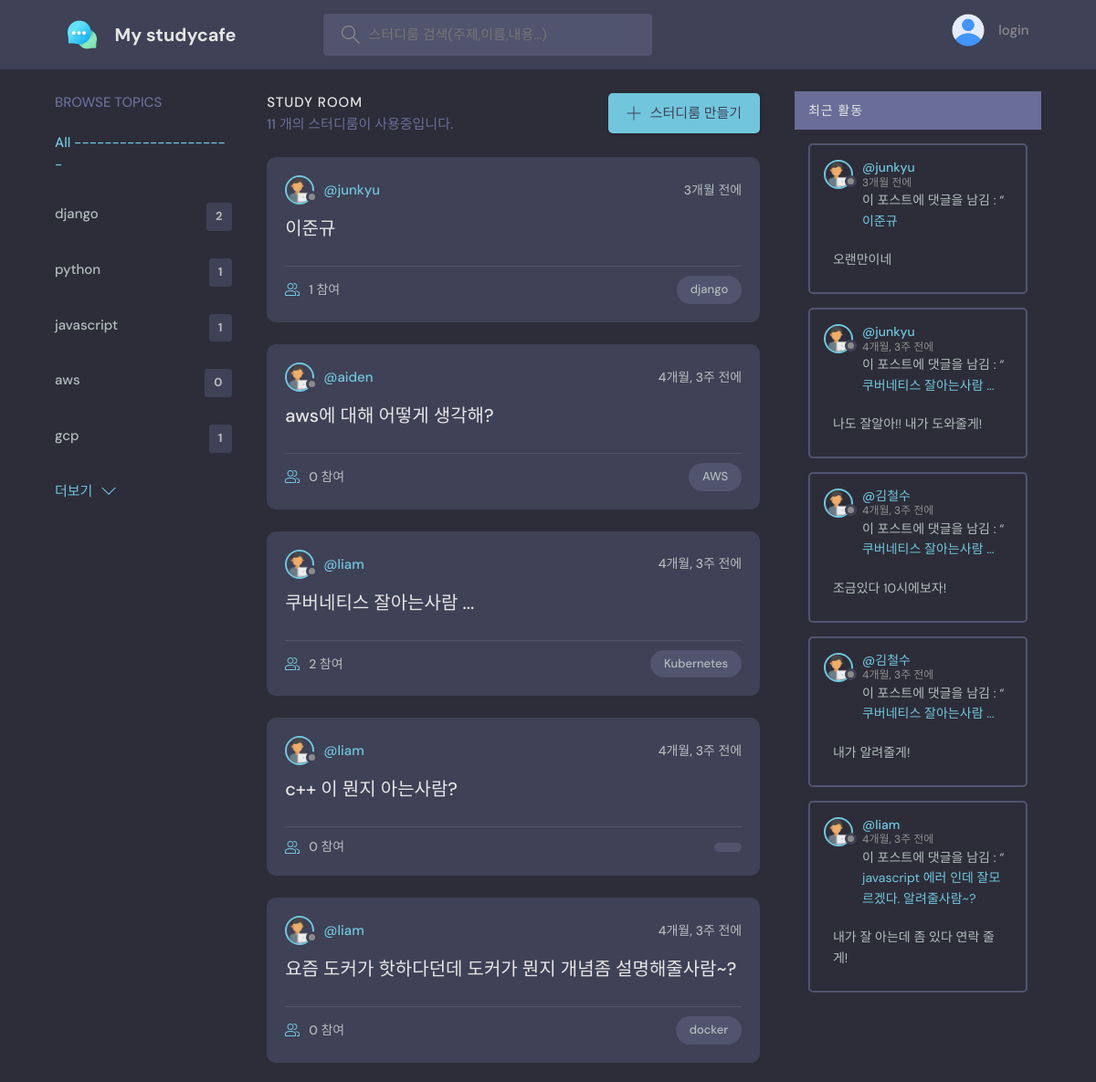
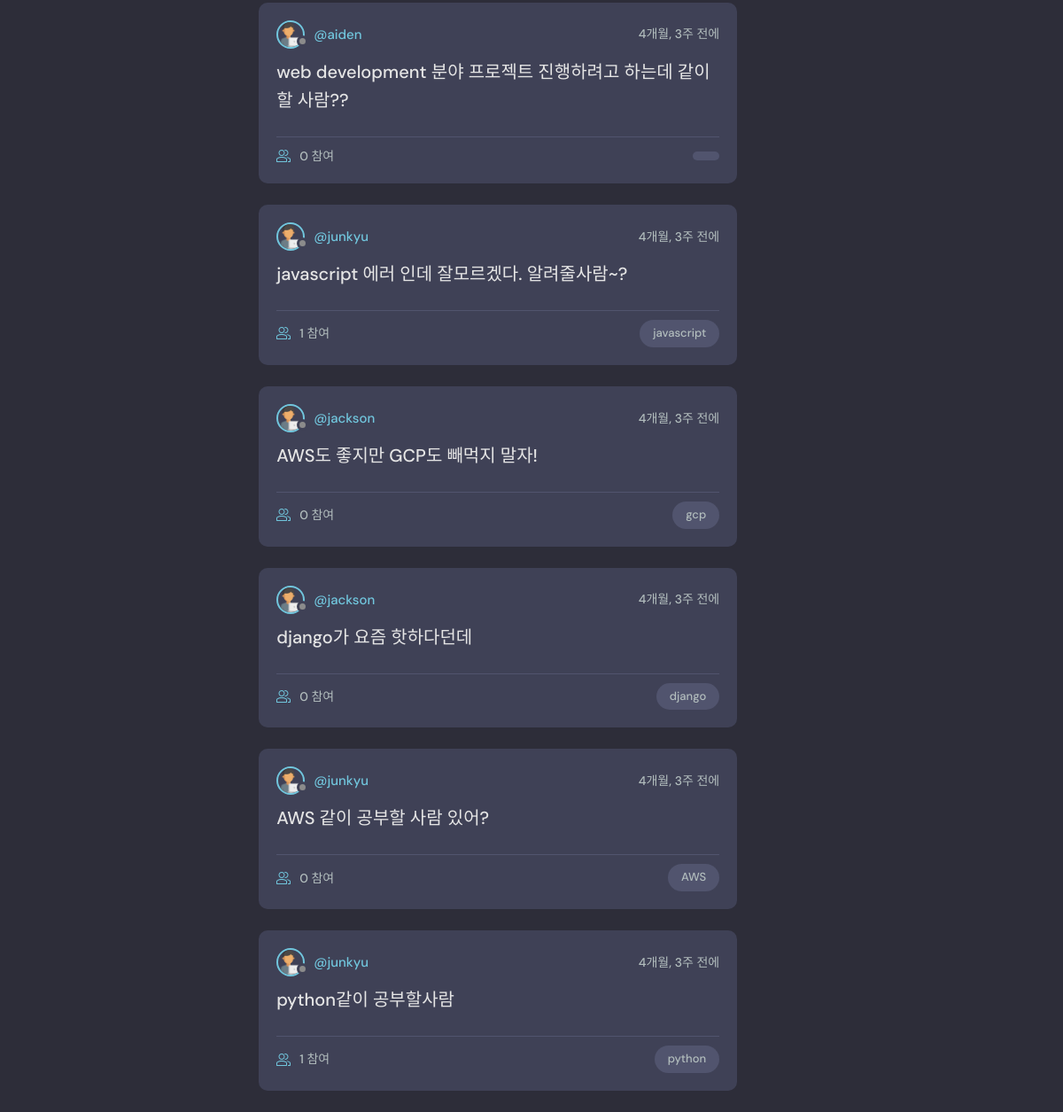
The page / on the database its author committed (2 pictures, top to bottom).
### discord/models.py (models this page shows, shortened)
class Topic(models.Model):
    name = models.CharField(max_length=200)

class Room(models.Model):
    host = models.ForeignKey(User, on_delete=models.SET_NULL, null=True)
    topic = models.ForeignKey(Topic, on_delete=models.SET_NULL, null=True)
    name = models.CharField(max_length=200)
    description = models.TextField(null=True, blank=True)
    participants = models.ManyToManyField(User, related_name='participants', blank=True)
    updated = models.DateTimeField(auto_now=True)
    created = models.DateTimeField(auto_now_add=True)
    class Meta:
        ordering = ['-created','-updated']
    def __str__(self):
        return self.name

class Message(models.Model):
    user = models.ForeignKey(User, on_delete=models.CASCADE)
    room = models.ForeignKey(Room, on_delete=models.CASCADE)
    body = models.TextField()
    updated = models.DateTimeField(auto_now=True)
    created = models.DateTimeField(auto_now_add=True)
    class Meta:
        ordering = ['-created','-updated']

### discord/views.py (the view)
# urls.py: path('', views.home, name = "home"),
def home(request):
    q = request.GET.get('q') if request.GET.get('q') != None else ''
    rooms = Room.objects.filter(
        Q(topic__name__icontains=q) |
        Q(name__icontains=q) |
        Q(description__icontains=q) |
        Q(host__username__icontains=q)
    )
    topics = Topic.objects.all()[:5]
    room_count = rooms.count()
    room_messages = Message.objects.filter(Q(room__topic__name__icontains=q))[:5]
    context = {'rooms':rooms, 'topics':topics, 'room_count':room_count, 'room_messages':room_messages}
    return render(request, 'base/home.html', context)

### discord/templates/base/home.html (shortened to what this page needs)
{% extends 'main.html' %}
{% block content %}
  <main class="layout layout--3">
    <div class="container">
      {% include 'base/topics_component.html' %}
      <div class="roomList">
        <div class="roomList__header">
            <div>
              <h2>Study Room</h2>
              <p>{{room_count}} 개의 스터디룸이 사용중입니다.</p>
            </div>
            <a class="btn btn--main" href="{% url 'create-room' %}">
              <svg version="1.1" xmlns="http://www.w3.org/2000/svg" width="32" height="32" viewBox="0 0 32 32">
                <title>add</title>
                <path
                  d="M16.943 0.943h-1.885v14.115h-14.115v1.885h14.115v14.115h1.885v-14.115h14.115v-1.885h-14.115v-14.115z"
                ></path>
              </svg>
               스터디룸 만들기
            </a>
        </div>
       {% include 'base/feed_component.html' %}
      </div>
      {% include 'base/activity_component.html' %}
    </div>
  </main>
  {% endblock content %}

### discord/templates/base/topics_component.html
<div class="topics">
  <div class="topics__header">
      <h2>Browse Topics</h2>
  </div>
  <ul class="topics__list">
      <li>
          <a href="{% url 'home' %}" class="active"> All ---------------------</a>
      </li>
      {% for topic in topics %}
      <li>
          <a href="{% url 'home' %}?q={{topic.name}}">{{topic.name}}<span>{{topic.room_set.all.count}}</span></a>
      </li>
      {% endfor %}
  </ul>
  <a class="btn btn--link" href="{% url 'topics' %}">
      더보기
      <svg version="1.1" xmlns="http://www.w3.org/2000/svg" width="32" height="32" viewBox="0 0 32 32">
          <title>chevron-down</title>
          <path d="M16 21l-13-13h-3l16 16 16-16h-3l-13 13z"></path>
      </svg>
  </a>
</div>

### discord/templates/base/feed_component.html (shortened to what this page needs)
  {% load static %}
  {% for room in rooms %}
    <div class="roomListRoom">
      <div class="roomListRoom__header">
        <a href="{% url 'user-profile' room.host.id %}" class="roomListRoom__author">
          <div class="avatar avatar--small">
            <img src="{% static 'images/programmer.png' %}" />
          </div>
          <span>@{{room.host.username}}</span>
        </a>
        <div class="roomListRoom__actions">
          <span>{{room.created|timesince}} 전에 </span>
        </div>
      </div>
      <div class="roomListRoom__content">
        <a href="{% url 'room' room.id %}">{{room.name}}</a>
      </div>
      <div class="roomListRoom__meta">
        <a href="{% url 'room' room.id %}" class="roomListRoom__joined">
          {{room.participants.all.count}} 참여
        </a>
        <p class="roomListRoom__topic">{{room.topic.name}}</p>
      </div>
    </div>
  {% endfor %}

### discord/templates/base/activity_component.html (shortened to what this page needs)
{% load static %}
<div>
<div class="activities__header">
    <h2>최근 활동</h2>
</div>
  {% for message in room_messages %}
  <div class="activities__box">
    <div class="activities__boxHeader roomListRoom__header">
      <a href="{% url 'user-profile' message.user.id %}" class="roomListRoom__author">
        <div class="avatar avatar--small">
          <img src="{% static 'images/programmer.png' %}" />
        </div>
        <p>
          @{{message.user}}
          <span>{{message.created|timesince}} 전에</span>
        </p>
      </a>
    </div>
    <div class="activities__boxContent">
      <p>이 포스트에 댓글을 남김 : “<a href="{% url 'room' message.room.id %}">{{message.room}}</a></p>
      <div class="activities__boxRoomContent">{{message.body}}</div>
    </div>
  </div>
{% endfor %}

### rows shown on the page
Topic: name "django", room_set.all.count "2"
Topic: name "python", room_set.all.count "1"
Topic: name "javascript", room_set.all.count "1"
Topic: name "aws", room_set.all.count "0"
Topic: name "gcp", room_set.all.count "1"
Room: host.username "junkyu", created "3개월", name "이준규", participants.all.count "1", topic.name "django"
Room: host.username "aiden", created "4개월, 3주", name "aws에 대해 어떻게 생각해?", participants.all.count "0", topic.name "AWS"
Room: host.username "liam", created "4개월, 3주", name "쿠버네티스 잘아는사람 ...", participants.all.count "2", topic.name "Kubernetes"
Room: host.username "liam", created "4개월, 3주", name "c++ 이 뭔지 아는사람?", participants.all.count "0"
Room: host.username "liam", created "4개월, 3주", name "요즘 도커가 핫하다던데 도커가 뭔지 개념좀 설명해줄사람~?", participants.all.count "0", topic.name "docker"
Room: host.username "aiden", created "4개월, 3주", name "web development 분야 프로젝트 진행하려고 하는데 같이 할 사람??", participants.all.count "0"
Room: host.username "junkyu", created "4개월, 3주", name "javascript 에러 인데 잘모르겠다. 알려줄사람~?", participants.all.count "1", topic.name "javascript"
Room: host.username "jackson", created "4개월, 3주", name "AWS도 좋지만 GCP도 빼먹지 말자!", participants.all.count "0", topic.name "gcp"
Room: host.username "jackson", created "4개월, 3주", name "django가 요즘 핫하다던데", participants.all.count "0", topic.name "django"
Room: host.username "junkyu", created "4개월, 3주", name "AWS 같이 공부할 사람 있어?", participants.all.count "0", topic.name "AWS"
Room: host.username "junkyu", created "4개월, 3주", name "python같이 공부할사람", participants.all.count "1", topic.name "python"
Message: user "junkyu", created "3개월", room "이준규", body "오랜만이네"
Message: user "junkyu", created "4개월, 3주", room "쿠버네티스 잘아는사람 ...", body "나도 잘알아!! 내가 도와줄게!"
Message: user "김철수", created "4개월, 3주", room "쿠버네티스 잘아는사람 ...", body "조금있다 10시에보자!"
Message: user "김철수", created "4개월, 3주", room "쿠버네티스 잘아는사람 ...", body "내가 알려줄게!"
Message: user "liam", created "4개월, 3주", room "javascript 에러 인데 잘모르겠다. 알려줄사람~?", body "내가 잘 아는데 좀 있다 연락 줄게!"

### other values the page prints
{{ room_count }} "11"
